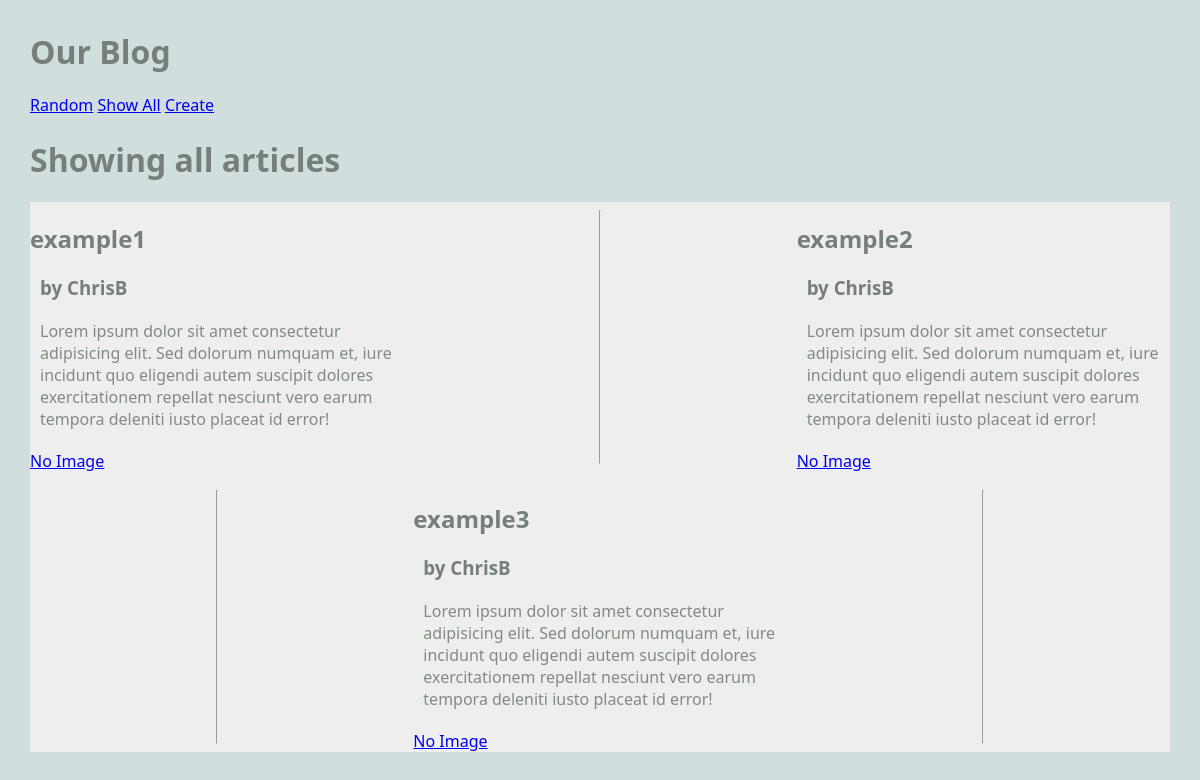
/blog/show_all, run on an earlier commit of the app's database.
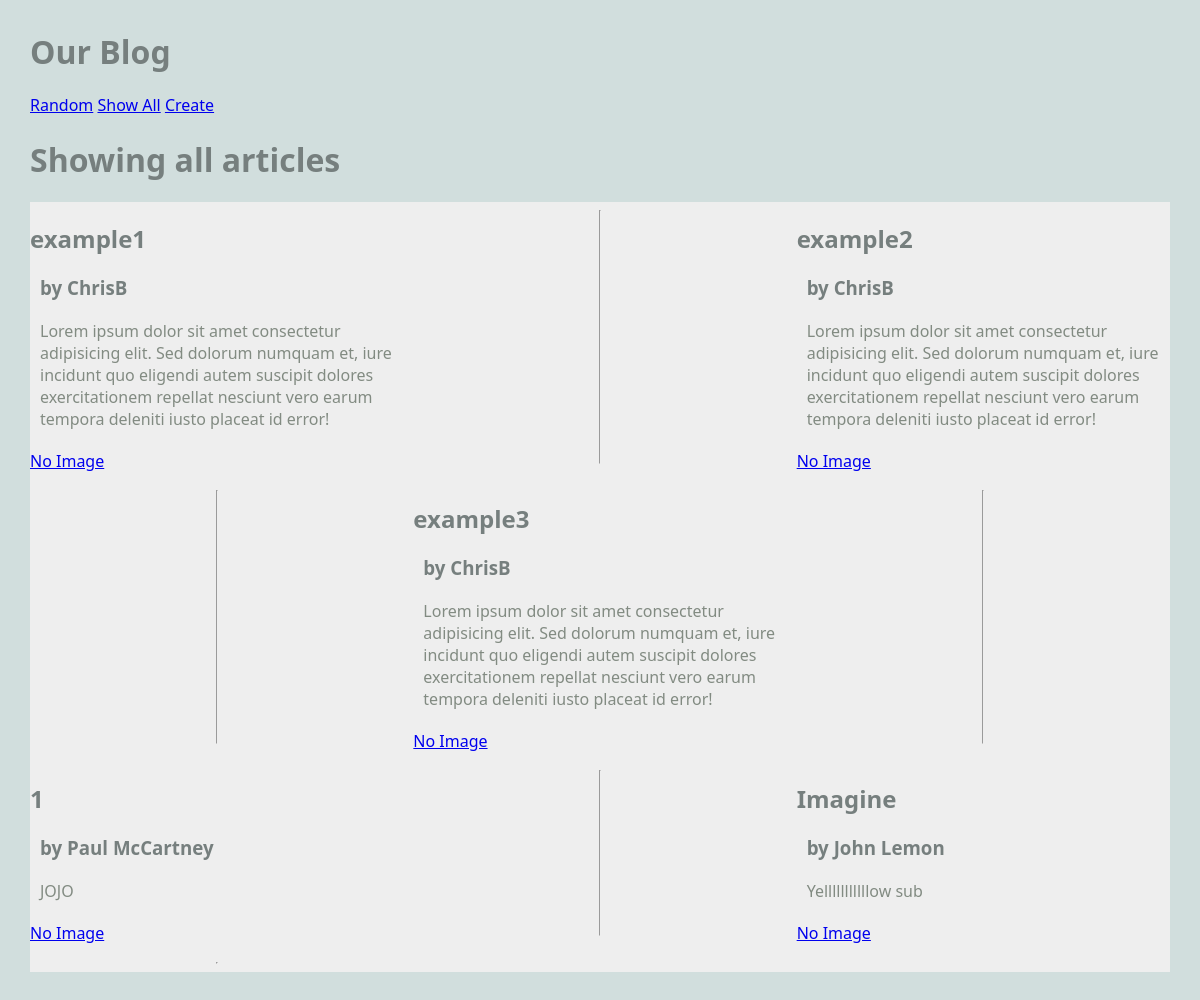
And on a later commit of the database.
### blog/models.py (models this page shows, shortened)
class Article(models.Model):
  title = models.TextField(blank=True)
  author = models.TextField(blank=True)
  text = models.TextField(blank=True)
  published = models.DateTimeField(auto_now=True)
  image_file = models.ImageField(blank=True)

### blog/views.py (the view)
# urls.py: path('show_all', ShowAllView.as_view(), name="blog-show_all"),
class ShowAllView(ListView):
  model = Article
  template_name = "blog/show_all.html"
  context_object_name = "articles"

### blog/templates/blog/show_all.html
{% extends 'blog/base.html' %}
{% block content %}
<h1>Showing all articles</h1>
<main class="grid-container">
  {% for article in articles %}
  <article>
    <div>
      <h2>{{article.title}}</h2>
      <h3>by {{article.author}}</h3>
      <p>
        {{article.text}}
      </p>
    </div>
    <a href="{% url 'article' article.pk %}">
     {% if article.image_file %}
     <img src="{{article.image_file.url}}" alt="">
     {% else %}
     No Image
     {% endif %}
    </a>
  </article>
  <hr>
  {% endfor %}
</main>
{% endblock %}

### blog/templates/blog/base.html (shortened to what this page needs)
{% load static %}
<html>
  <head>
    <link rel="stylesheet" href="{% static 'styles-blog.css' %}">
  </head>
  <body>
    <head><h1>Our Blog</h1>
      <nav>
        <ul>
          <li><a href="{% url 'random' %}">Random</a></li>
          <li><a href="{% url 'blog-show_all' %}">Show All</a></li>
          <li><a href="{% url 'create_article' %}">Create</a></li>
        </ul>
      </nav>
    </head>
    {% block content %}
    {% endblock %}
  </body>
</html>

### static/styles-blog.css (style rules this page uses)
body { margin: 30px; background: #d1dedd; font-family:'Segoe UI', Tahoma, Geneva, Verdana, sans-serif; }
ul, li { padding: 0px; list-style-type: none; }
h1, h2, h3 { color: #767f7e; }
p { color: #828b82; }
.grid-container { background: #eee; max-width: 900px; display: grid; grid-template-columns: repeat(3, 1fr); grid-gap: 10px; max-width: 1200px; margin: 20px auto; }
article p, article h3 { margin: 20px 10px; }
nav li { display: inline; }

What changed in the data, as far as the page shows it:
added Article: title "1", author "Paul McCartney", text "JOJO", image_file "No Image"
added Article: title "Imagine", author "John Lemon", text "Yelllllllllllow sub", image_file "No Image"
